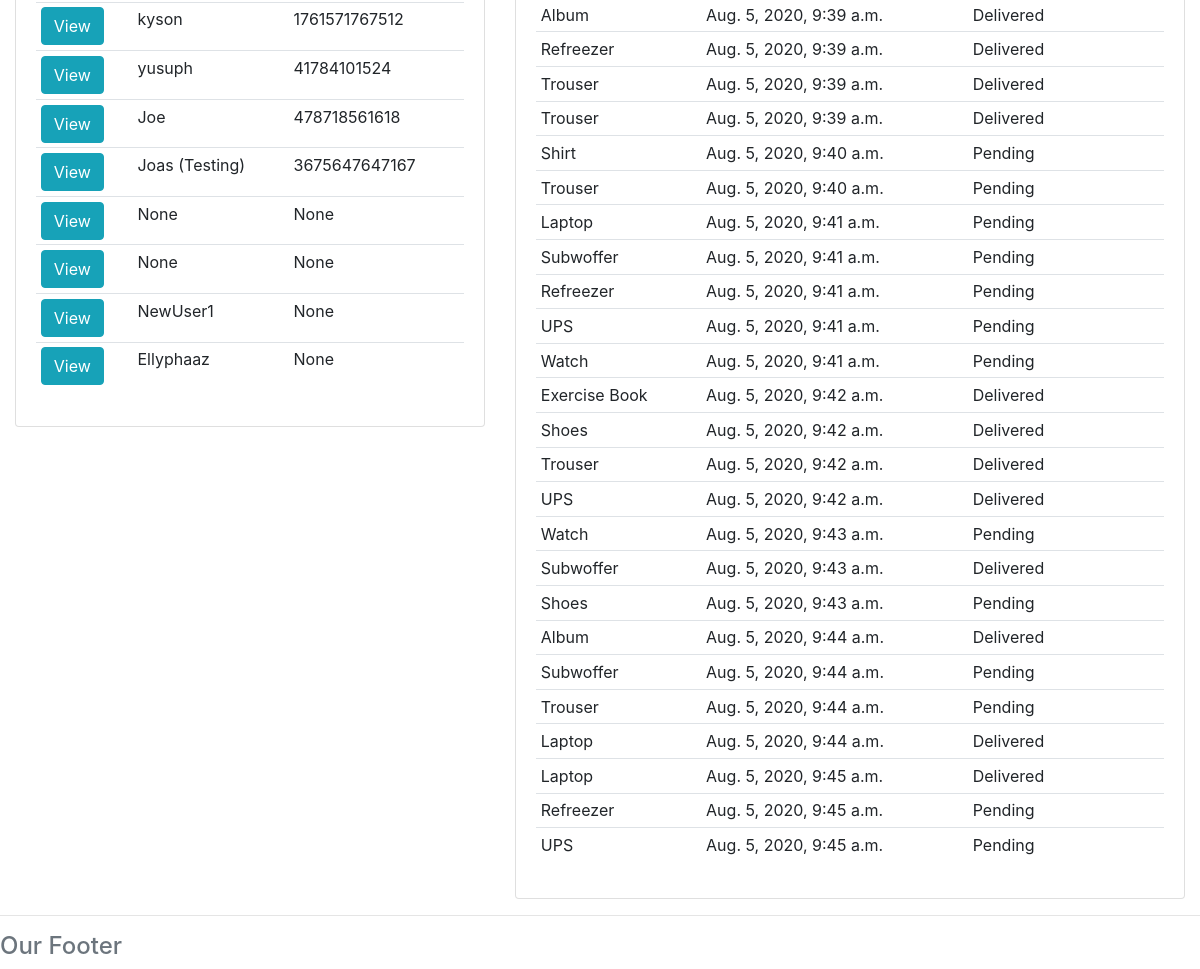
The app's page / (signed in, lower part), older data.
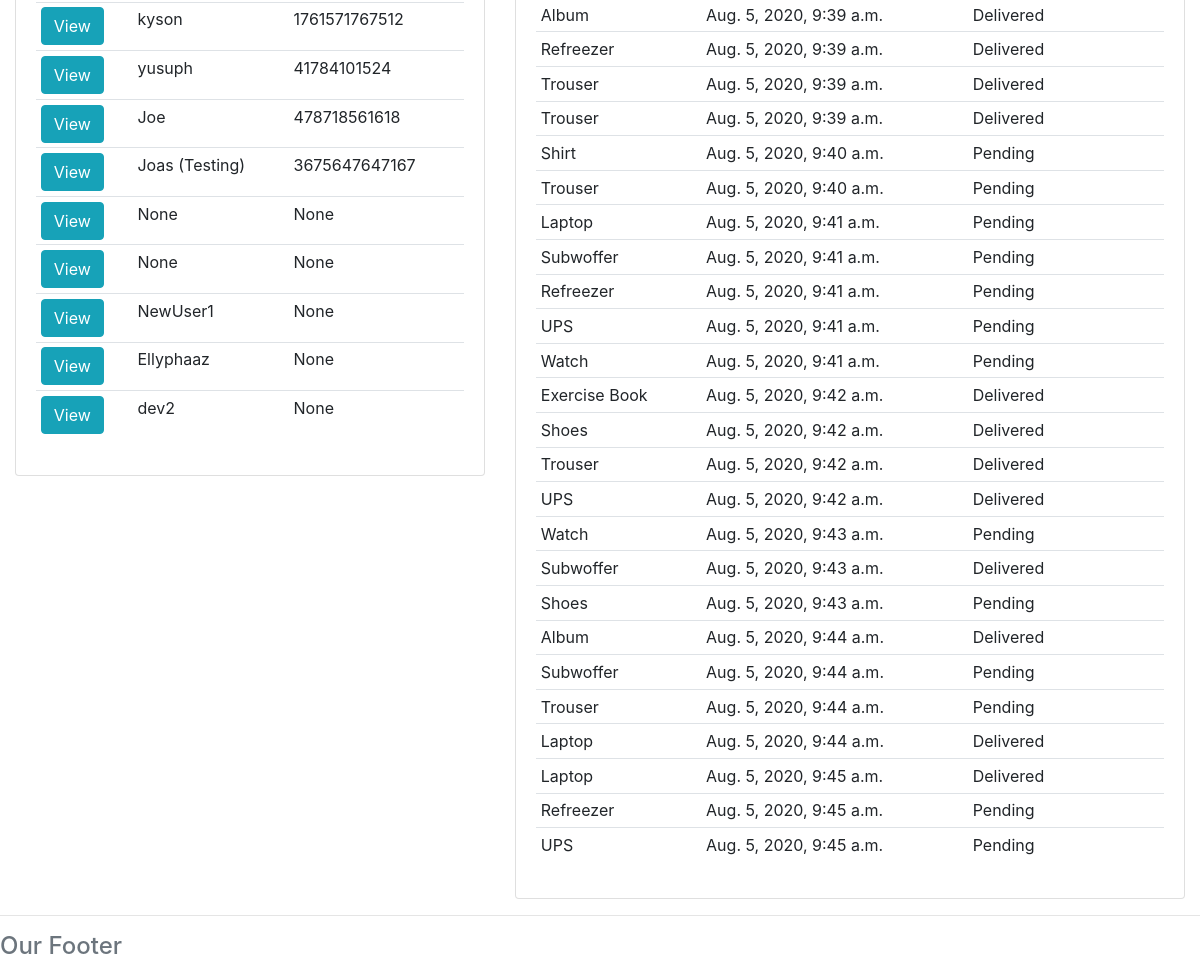
The same page, newer data.
### accounts/models.py (models this page shows, shortened)
class Customer(models.Model):
    user = models.OneToOneField(User, null=True, blank=True, on_delete=models.CASCADE)
    name = models.CharField(max_length=200, null=True)
    phone = models.CharField(max_length=200, null=True)
    email = models.CharField(max_length=200, null=True)
    profile_pics = models.ImageField(default="default.jpg", null=True, blank=True)
    date_created = models.DateTimeField(auto_now_add=True)

class Order(models.Model):
    STATUS = (
        ('Pending', 'Pending'),
        ('Out for Delivered', 'Out for Delivered'),
        ('Delivered', 'Delivered')
    )
    customer = models.ForeignKey(Customer, null=True, on_delete= models.SET_NULL)
    product = models.ForeignKey(Product, null=True, on_delete= models.SET_NULL)
    date_created = models.DateTimeField(auto_now_add=True)
    status = models.CharField(max_length=200, null=True, choices=STATUS)

class Product(models.Model):
    CATEGORY = (
        ('Indoor', 'Indoor'),
        ('Outdoor', 'Outdoor')
    )
    name = models.CharField(max_length=200, null=True)
    price = models.FloatField(null=True)
    category = models.CharField(max_length=200, null=True, choices=CATEGORY)
    description = models.CharField(max_length=200, null=True, blank=True)
    date_created = models.DateTimeField(auto_now_add=True)
    tags = models.ManyToManyField(Tag)
    def __str__(self):
        return self.name

### accounts/decorators.py (the view)
    def wrapper_function(request, *args, **kwargs):
        group = None
        if request.user.groups.exists():
            group = request.user.groups.all()[0].name
            if group == 'Customer':
                return redirect('UserPage')
            elif group == 'Admin':
                return view_func(request, *args, **kwargs)

### accounts/views.py (called while the page is built)
@login_required(login_url='Login')
@admin_only
def home(request):
    orders = Order.objects.all()
    customers = Customer.objects.all()
    total_customers = customers.count()
    total_orders = orders.count()
    delivered = orders.filter(status = 'Delivered').count()
    pending = orders.filter(status = 'Pending').count()
    context = {
        'orders': orders, 'customers': customers, 'total_orders': total_orders, 'delivered': delivered, 'pending': pending
    }
    return render(request, 'accounts/dashboard.html', context)

### accounts/templates/accounts/dashboard.html (shortened to what this page needs)
{% extends 'accounts/main.html' %}
{% block content %}
    {% include 'accounts/status.html' %}
    <br>
    <div class="row">
        <div class="col-md-5">
            <div class="card card-body">
                <table class="table table-sm">
                    {% for customer in customers %}
                        <tr>
                            <td><a class="btn btn-info" href="{% url 'Customer' customer.id %}">View</a></td>
                            <td>{{ customer.name }}</td>
                            <td>{{ customer.phone }}</td>
                        </tr>
                    {% endfor %}
                </table>
            </div>
        </div>
        <div class="col-md-7">
            <div class="card card-body">
                 <table class="table table-sm">
                    {% for order in orders %}
                        <tr>
                            <td>{{ order.product }}</td>
                            <td>{{ order.date_created }}</td>
                            <td>{{ order.status }}</td>
                        </tr>
                    {% endfor %}
                </table>
            </div>
        </div>
    </div>
{% endblock %}

### accounts/templates/accounts/main.html (shortened to what this page needs)
{% load static %}
<!DOCTYPE html>
<html lang="en">
<head>
    <link rel="stylesheet" href="https://stackpath.bootstrapcdn.com/bootstrap/4.5.2/css/bootstrap.min.css">
    <link rel="stylesheet" href="{% static '/css/main.css' %}">
</head>
<body>
    <div class="container-fluid">
         {% block content %} {% endblock %}
    </div>
    <hr>
    <h4 class="text-muted">Our Footer</h4>
</body>
</html>

### accounts/templates/accounts/navbar.html (shortened to what this page needs)
{% load static %}

### accounts/templates/accounts/status.html (shortened to what this page needs)
<br>

Row changes from the older to the newer data that the page shows:
added Customer: name "dev2", phone "None"
